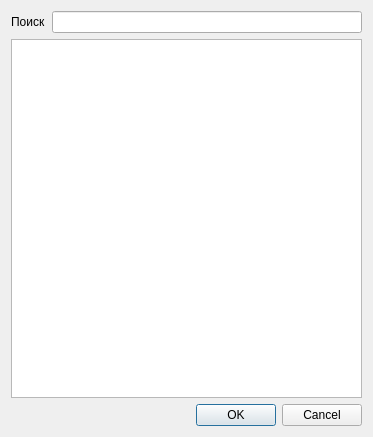
<?xml version="1.0" encoding="UTF-8"?>
<ui version="4.0">
 <class>Cryptocurrencys</class>
 <widget class="QDialog" name="Cryptocurrencys">
  <property name="geometry">
   <rect>
    <x>0</x>
    <y>0</y>
    <width>373</width>
    <height>437</height>
   </rect>
  </property>
  <property name="windowTitle">
   <string>Dialog</string>
  </property>
  <layout class="QVBoxLayout" name="verticalLayout_2">
   <item>
    <layout class="QVBoxLayout" name="verticalLayout">
     <item>
      <layout class="QHBoxLayout" name="horizontalLayout">
       <item>
        <widget class="QLabel" name="label">
         <property name="text">
          <string>Поиск</string>
         </property>
        </widget>
       </item>
       <item>
        <widget class="QLineEdit" name="lineEdit"/>
       </item>
      </layout>
     </item>
     <item>
      <widget class="QListWidget" name="listWidget"/>
     </item>
     <item>
      <widget class="QDialogButtonBox" name="buttonBox">
       <property name="orientation">
        <enum>Qt::Horizontal</enum>
       </property>
       <property name="standardButtons">
        <set>QDialogButtonBox::Cancel|QDialogButtonBox::Ok</set>
       </property>
      </widget>
     </item>
    </layout>
   </item>
  </layout>
 </widget>
 <resources/>
 <connections>
  <connection>
   <sender>buttonBox</sender>
   <signal>accepted()</signal>
   <receiver>Cryptocurrencys</receiver>
   <slot>accept()</slot>
   <hints>
    <hint type="sourcelabel">
     <x>248</x>
     <y>254</y>
    </hint>
    <hint type="destinationlabel">
     <x>157</x>
     <y>274</y>
    </hint>
   </hints>
  </connection>
  <connection>
   <sender>buttonBox</sender>
   <signal>rejected()</signal>
   <receiver>Cryptocurrencys</receiver>
   <slot>reject()</slot>
   <hints>
    <hint type="sourcelabel">
     <x>316</x>
     <y>260</y>
    </hint>
    <hint type="destinationlabel">
     <x>286</x>
     <y>274</y>
    </hint>
   </hints>
  </connection>
 </connections>
</ui>
